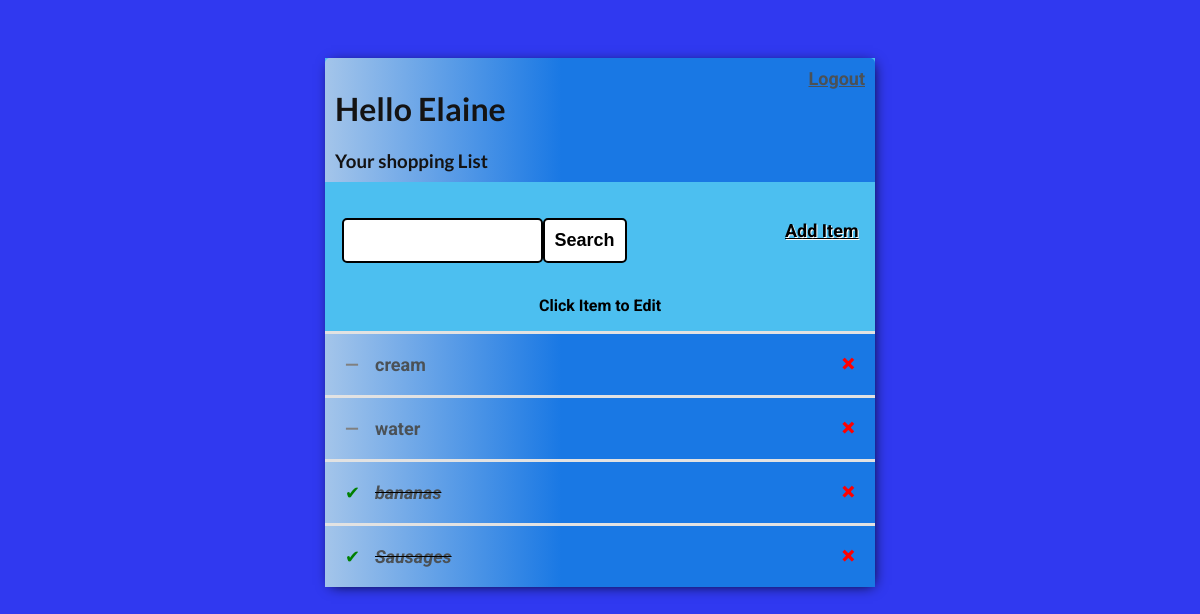
/ (signed in), run on the app's committed database.
### shop_app/models.py (models this page shows)
class Task(models.Model):
    user = models.ForeignKey(User, on_delete=models.CASCADE, null=True,
                             blank=True)
    title = models.CharField(max_length=100)
    description = models.TextField(null=True, blank=True)
    complete = models.BooleanField(default=False)
    created = models.DateTimeField(auto_now_add=True)
    def __str__(self):
        return self.title
    class Meta:
        ordering = ['complete']

### shop_app/views.py (the view)
# urls.py: path('', TaskList.as_view(), name='tasks'),
class TaskList(LoginRequiredMixin, ListView):
    model = Task
    context_object_name = 'tasks'
    def get_context_data(self, **kwargs):
        context = super().get_context_data(**kwargs)
        context['tasks'] = context['tasks'].filter(user=self.request.user)
        search_input = self.request.GET.get('Search-field') or ''
        if search_input:
            context['tasks'] = context['tasks'].filter(
                title__istartswith=search_input)
        context['search_input'] = search_input
        return context

### shop_app/templates/shop_app/task_list.html (shortened to what this page needs)
<!DOCTYPE html>
<html lang="en">
<head>
</head>
{% extends 'shop_app/main.html' %}
{% block content %}
<header>
<div class="header-bar">
    <div>
        <h1>Hello {{request.user|title}}</h1>
        <h3 style="margin:0">Your shopping List</h3>
    </div>
{% if request.user.is_authenticated %}
<a style="font-size: large" href="{% url 'logout' %}">Logout</a>
{% else %}
<a style="font-size: large" href="{% url 'login' %}">Login</a>
{% endif %}
</div>
</header>
<main>
<div id="search-add-wrapper">
    <form method="GET" style="margin-top: 20px; display:flex">
        <input type="text" name='Search-field' aria-label="Search" value="{{search_input}}">
        <input class="button" type="submit" value='Search' id="search-button" name="search-button">
    </form>
    <a id="add-link" href="{% url 'create-item' %}"> Add Item </a>
</div>
<p style="text-align:center; font-weight: bold; color: black" >Click Item to Edit</p>
<div class="shop-items-wrapper">
    {% for task in tasks %}
        <div class="item-wrapper">
            {% if task.complete %}
            <div class="item-title">
                <div class="item-complete-icon">&#10004;</div>
                <i><s><a href="{% url 'edit-item' task.id %}">{{task}}</a></s></i>
            </div>
            <a title="Remove Item" class="remove-item" href="{% url 'remove-item' task.id %}">&#215;</a>
            {% else %}
            <div class="item-title">
                <div class="item-incomplete-icon">&#8212;</div>
                <a href="{% url 'edit-item' task.id %}">{{task}}</a>
            </div>
            <a title="Remove Item" class="remove-item" href="{% url 'remove-item' task.id %}">&#215;</a>
            {% endif %}
        </div>
        {% empty %}
        <h3>No more items in Shopping List</h3>
        {% endfor %}
</div>
</main>
</html>
{% endblock content %}

### shop_app/templates/shop_app/main.html (style rules this page uses)
body { background-color: rgb(48, 57, 240); font-family: 'Roboto', sans-serif; padding-top: 50px; }
h1, h2, h3, h4, h5, h6 { font-family: 'Lato', sans-serif; }
a, p { color: #4b5156; font-weight: bolder; }
.header-bar { display:flex; justify-content: space-between; color:#141313; padding: 10px; border-radius: 5px 5px 0 0; background: linear-gradient(90deg, #a4c5ea 0%, #1978e4 43%, #1978e4 100%); }
.item-wrapper { display: flex; align-items: center; justify-content: space-between; padding: 20px; background: linear-gradient(90deg, #a4c5ea 0%, #1978e4 43%, #1978e4 100%); border-top: 3px solid rgb(226, 226, 226); }
.item-title { display: flex; font-size: large; }
.item-title a { text-decoration: none; color: #4b5156; margin-left: 10px; }
.item-complete-icon { height: 20px; width: 20px; color: green; }
.item-incomplete-icon { height: 20px; width: 20px; color: grey; font-weight: bold; }
.remove-item { text-decoration: none; font-weight: 900; color: red; font-size: 25px; line-height: 0; }
#search-add-wrapper { display: flex; justify-content: space-between; align-items: center; padding: 3%; }
#add-link { color: black; text-decoration: none; font-weight:700; text-shadow: 1px 1px white; text-decoration-line: underline; font-size: large; }
input[type=text], input[type=password], textarea { border: 2px solid black; border-radius: 5px; padding: 10px; width: 90%; }
.button { border: 2px solid black; background-color: white; color: black; padding: 10px; font-size: 14px; border-radius: 5px; cursor: pointer; text-decoration: none; font-weight: bolder; font-size: large; }

### data on the page
Task: title "cream"
Task: title "water"
Task: title "bananas"
Task: title "Sausages"

### other printed values
{{ request.user|title }} "Elaine"
